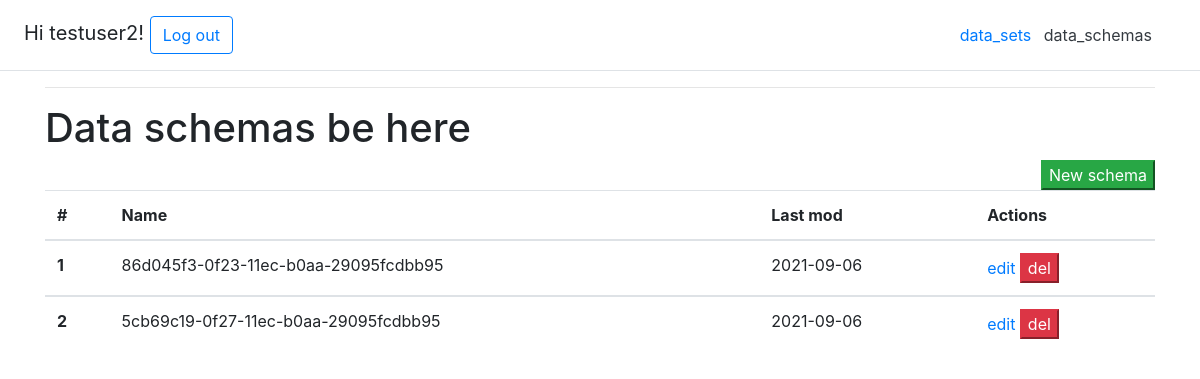
Page /data_schemas/ (signed in) on the committed database.
### main/models.py (models this page shows, shortened)
class Schema(models.Model):
    last_mod = models.DateTimeField(auto_now=True)
    user = models.ForeignKey(User, on_delete=models.CASCADE)
    column_cep = models.CharField(max_length=20, choices=(
        (',', ','),
        (';', ';')), default='Comma(,)')
    string_character = models.CharField(max_length=20, choices=(
        (r'"', r'"'),
        (r"'", r"'")), default=r'"')
    name_schema = models.CharField(max_length=200, unique=True, default=uuid.uuid1)
    column_field1 = models.CharField(max_length=20, choices=COLUMN_FIELD_CHOICES)

### main/views.py (the view, shortened to what this page needs)
# urls.py: path("data_schemas/", views.data_schemas, name="data_schemas"),
def data_schemas(request):
    if request.method == 'GET':
        sl = Schema.objects.filter(user=request.user)
        return render(request, 'fake_csv_app/data_schemas.html', {'sl': sl})

### main/templates/fake_csv_app/data_schemas.html (shortened to what this page needs)
{% extends 'fake_csv_app/base.html'%}
{% block content %}
<h1> Data schemas be here </h1>
<form method="POST" id="table">
  <div class=".flex-sm-row-reverse">
    <button type="submit" name="new" value="new" class="btn-success float-right">New schema</button>
    </div>
    <table class='table table-hover'>
      <thead>
    <tr>
      <th scope="col">#</th>
      <th scope="col">Name</th>
      <th scope="col">Last mod</th>
      <th scope="col">Actions</th>
    </tr>
  </thead>
    {% for schema in sl %}
  <tbody>
    <tr>
      <th scope="row">{{ forloop.counter }}</th>
      <td>{{schema.name_schema}}</td>
      <td>{{schema.last_mod |date:'Y-m-d '}}</td>
      <td>
        <a href="edit_schema" id="edit-{{ schema.id}}">edit</a>
       <button type="submit" name="delete" value="del-{{ schema.id }}" class="btn-danger" >del</button>
      </td>
    </tr>
    {% endfor %}
    </table>
</form>
{% endblock %}

### main/templates/fake_csv_app/base.html (shortened to what this page needs)
<!DOCTYPE html>
<html lang="en">
<head>
    <link rel="stylesheet" href="https://stackpath.bootstrapcdn.com/bootstrap/4.1.3/css/bootstrap.min.css">
</head>
<body>
    <div class="d-flex flex-column flex-md-row align-items-center p-3 px-md-4 mb-3 bg-white border-bottom box-shadow">
      <h5 class="my-0 mr-md-auto font-weight-normal">
          {% if user.is_authenticated %}
            Hi {{ user.username }}!
          <a class="btn btn-outline-primary" href="{% url 'log_out' %}">Log out</a>
          {% else %}
          <a class="btn btn-outline-primary" href="/">Sign up</a>
          {% endif %}
      </h5>
      <nav class="my-2 my-md-auto mr-md-3">
        <a class="my-2 mr-md-auto font-weight-normal" href="{% url 'data_sets' %}">data_sets</a>
        <a class="p-2 text-dark" href="{% url 'data_schemas' %}">data_schemas</a>
      </nav>
    </div>
    <div class="container">
      <div class="row justify-content-center">
        <div class="col-12">
          <hr class="mt-0 mb-6">
          {% block content %}
          {% endblock %}
        </div>
      </div>
    </div>
</body>

### rows in the picture
Schema: name_schema "86d045f3-0f23-11ec-b0aa-29095fcdbb95", last_mod "2021-09-06"
Schema: name_schema "5cb69c19-0f27-11ec-b0aa-29095fcdbb95", last_mod "2021-09-06"

### other values in the picture
{{ user.username }} "testuser2"
